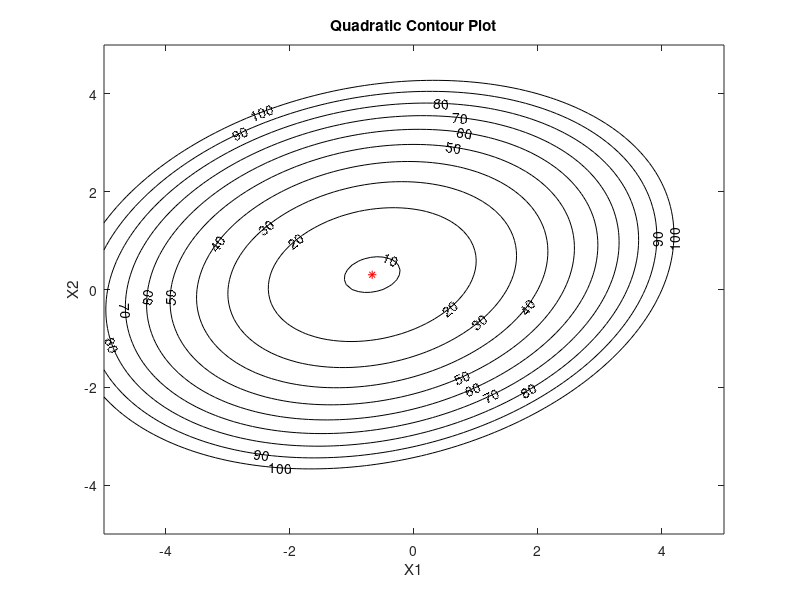

MATLAB code for this plot:
clc
clear
close all

% This script generates a contour plot
% of the quadratic function f.

X1_min = -5;
X1_max = 5;
X2_min = -5;
X2_max = 5;

X1_res = 100;
X2_res = 100;


% setup the meshgrid
[X1,X2] = meshgrid(X1_min:(X1_max - X1_min)/X1_res:X1_max, X2_min:(X2_max - X2_min)/X2_res:X2_max);

% evaluate the quadratic function at all the points in the meshgrid
f = 12 + 6*X1 - 5*X2 + 4*X1.^2 -2*X1.*X2 + 6*X2.^2;
%f = X1.^2 + X2.^2;


% create the contour plot
figure(1)
[C,h] = contour(X1,X2,f,0:10:100,'k');
hold on
clabel(C,h,'Labelspacing',250);
title('Quadratic Contour Plot');
xlabel('X1');
ylabel('X2');
plot(-0.6745, 0.3023, '*r')
